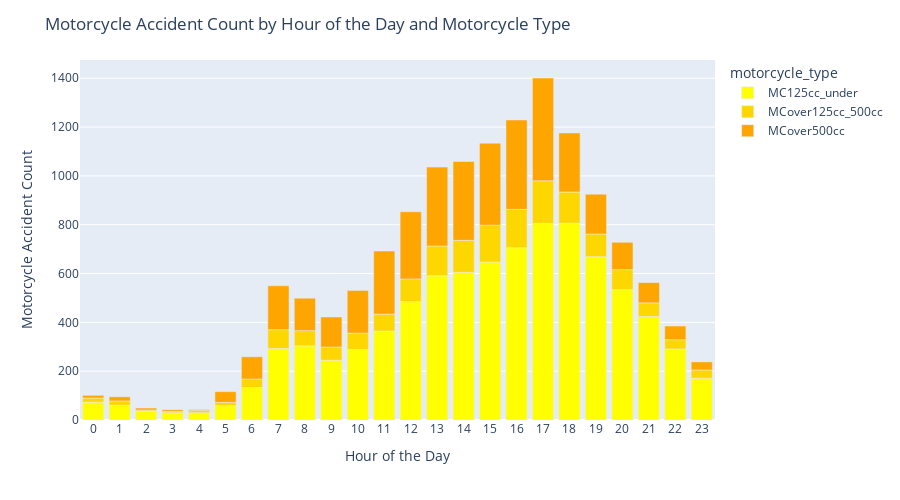

Write notebook code for a chart like this one.
### Code cell
# Calculate the counts of accidents for each hour and motorcycle type
hour_motorcycle_counts = vehicle_acc2020.groupby(['hours', 'motorcycle_type']).size().reset_index(name='count')

# Sort the hours in ascending order
hour_order = hour_motorcycle_counts.groupby('hours')['count'].sum().sort_values().index
hour_motorcycle_counts['hours'] = pd.Categorical(hour_motorcycle_counts['hours'], categories=hour_order, ordered=True)

# Create the interactive histogram plot using Plotly
fig = px.bar(hour_motorcycle_counts, x='hours', y='count', labels={'count': 'Motor Cycle Accident Count'},
             color='motorcycle_type', height=500, color_discrete_sequence=['yellow', 'gold', 'orange', 'red'])

# Set the figure layout and axis labels
fig.update_layout(title='Motorcycle Accident Count by Hour of the Day and Motorcycle Type',
                  xaxis_title='Hour of the Day',
                  yaxis_title='Motorcycle Accident Count',
                  showlegend=True,  # Set showlegend to True to display the motorcycle_type legend
                  xaxis=dict(tickmode='linear', dtick=1))  # Display whole numbers on x-axis

# display the interactive plot
fig.show()

### Figure 1 — Plotly figure (JSON) as saved in the notebook; plotly's stock layout.template omitted (floating-point values rounded to 4 significant figures)
{"data": [{"alignmentgroup": "True", "hovertemplate": "motorcycle_type=MC125cc_under<br>hours=%{x}<br>Motor Cycle Accident Count=%{y}<extra></extra>", "legendgroup": "MC125cc_under", "marker": {"color": "yellow", "pattern": {"shape": ""}}, "name": "MC125cc_under", "offsetgroup": "MC125cc_under", "orientation": "v", "showlegend": true, "textposition": "auto", "type": "bar", "x": [0, 1, 2, 3, 4, 5, 6, 7, 8, 9, 10, 11, 12, 13, 14, 15, 16, 17, 18, 19, 20, 21, 22, 23], "xaxis": "x", "y": [73, 60, 37, 30, 30, 59, 133, 293, 304, 245, 289, 364, 485, 591, 605, 647, 706, 805, 806, 669, 534, 424, 291, 171], "yaxis": "y"}, {"alignmentgroup": "True", "hovertemplate": "motorcycle_type=MCover125cc_500cc<br>hours=%{x}<br>Motor Cycle Accident Count=%{y}<extra></extra>", "legendgroup": "MCover125cc_500cc", "marker": {"color": "gold", "pattern": {"shape": ""}}, "name": "MCover125cc_500cc", "offsetgroup": "MCover125cc_500cc", "orientation": "v", "showlegend": true, "textposition": "auto", "type": "bar", "x": [0, 1, 2, 3, 4, 5, 6, 7, 8, 9, 10, 11, 12, 13, 14, 15, 16, 17, 18, 19, 20, 21, 22, 23], "xaxis": "x", "y": [17, 18, 4, 5, 9, 13, 35, 77, 62, 54, 67, 70, 93, 122, 131, 151, 157, 175, 128, 93, 82, 56, 38, 34], "yaxis": "y"}, {"alignmentgroup": "True", "hovertemplate": "motorcycle_type=MCover500cc<br>hours=%{x}<br>Motor Cycle Accident Count=%{y}<extra></extra>", "legendgroup": "MCover500cc", "marker": {"color": "orange", "pattern": {"shape": ""}}, "name": "MCover500cc", "offsetgroup": "MCover500cc", "orientation": "v", "showlegend": true, "textposition": "auto", "type": "bar", "x": [0, 1, 2, 3, 4, 5, 6, 7, 8, 9, 10, 11, 12, 13, 14, 15, 16, 17, 18, 19, 20, 21, 22, 23], "xaxis": "x", "y": [11, 17, 8, 7, 4, 44, 91, 180, 133, 123, 175, 258, 275, 323, 323, 336, 366, 421, 242, 163, 112, 83, 56, 33], "yaxis": "y"}], "layout": {"barmode": "relative", "height": 500, "legend": {"title": {"text": "motorcycle_type"}, "tracegroupgap": 0}, "margin": {"t": 60}, "showlegend": true, "title": {"text": "Motorcycle Accident Count by Hour of the Day and Motorcycle Type"}, "xaxis": {"anchor": "y", "domain": [0, 1], "dtick": 1, "tickmode": "linear", "title": {"text": "Hour of the Day"}}, "yaxis": {"anchor": "x", "domain": [0, 1], "title": {"text": "Motorcycle Accident Count"}}}}
